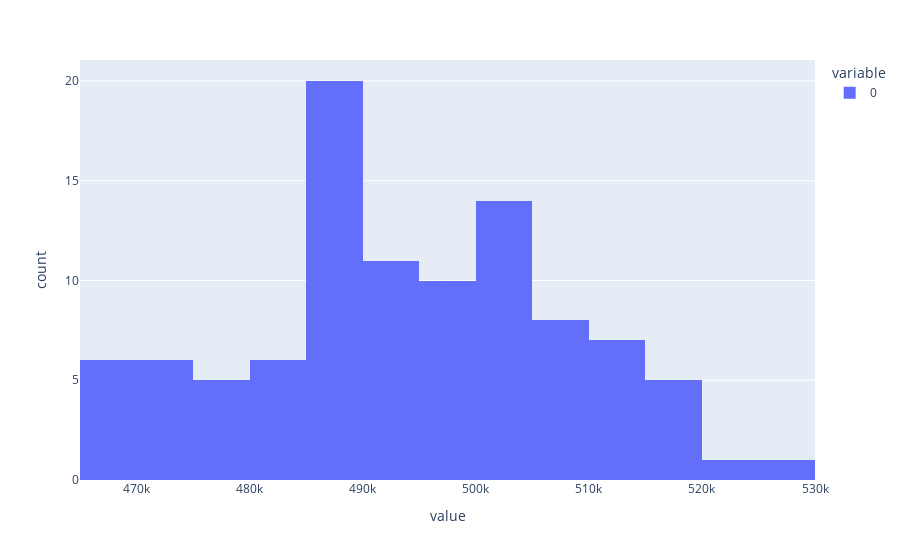

Write notebook code for a chart like this one.
### Code cell
px.histogram(alpha_samples["alpha"].sum(axis=1))
